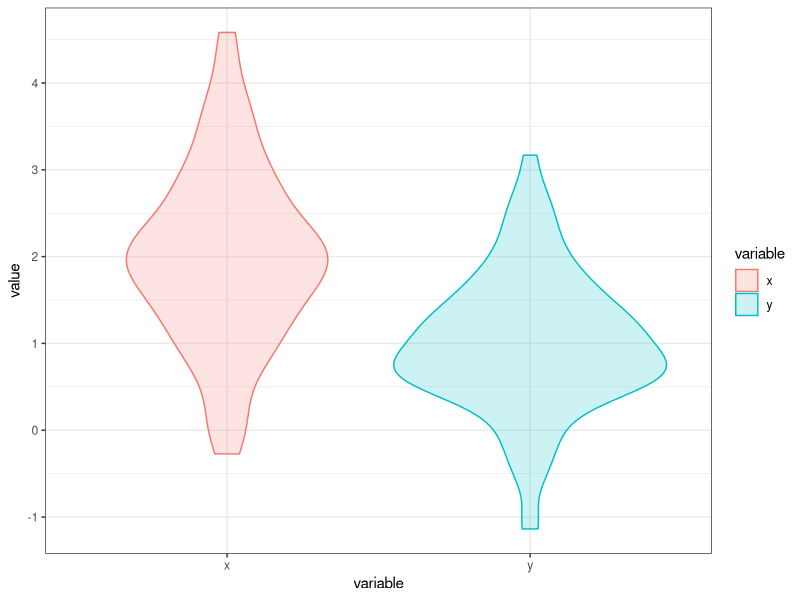
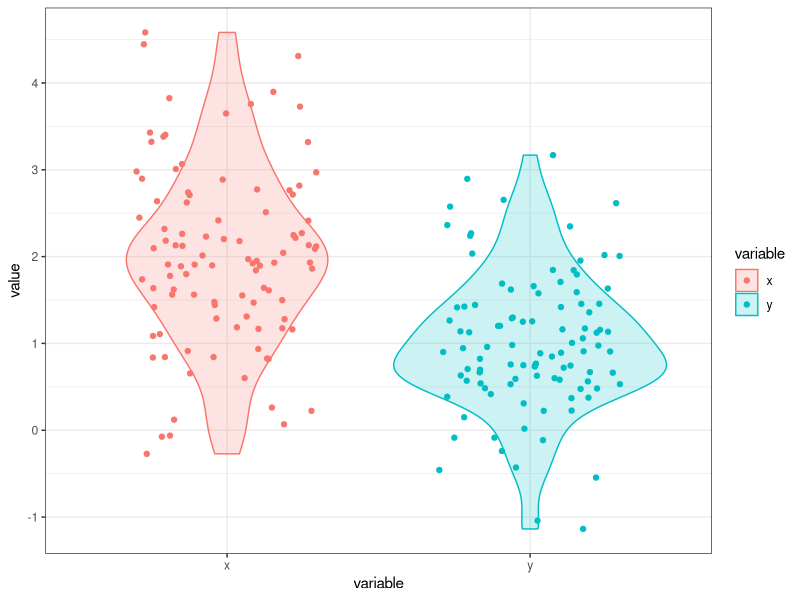
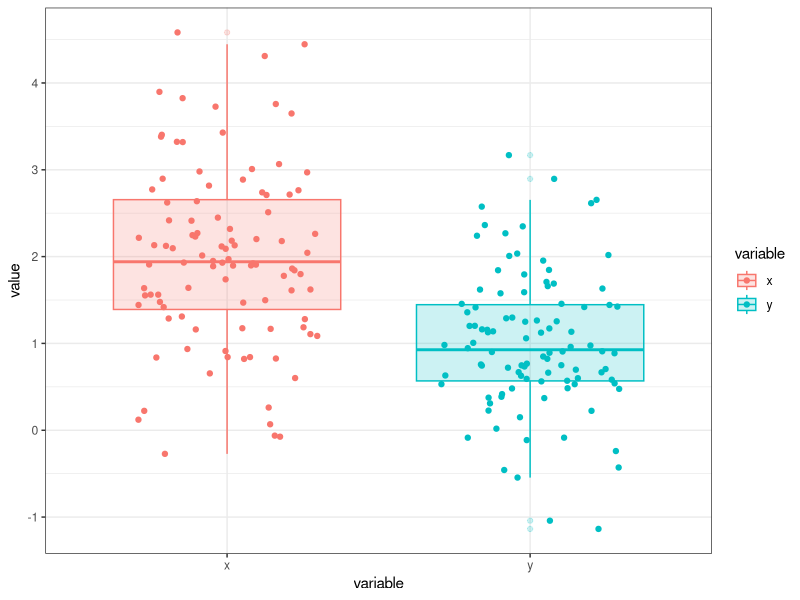
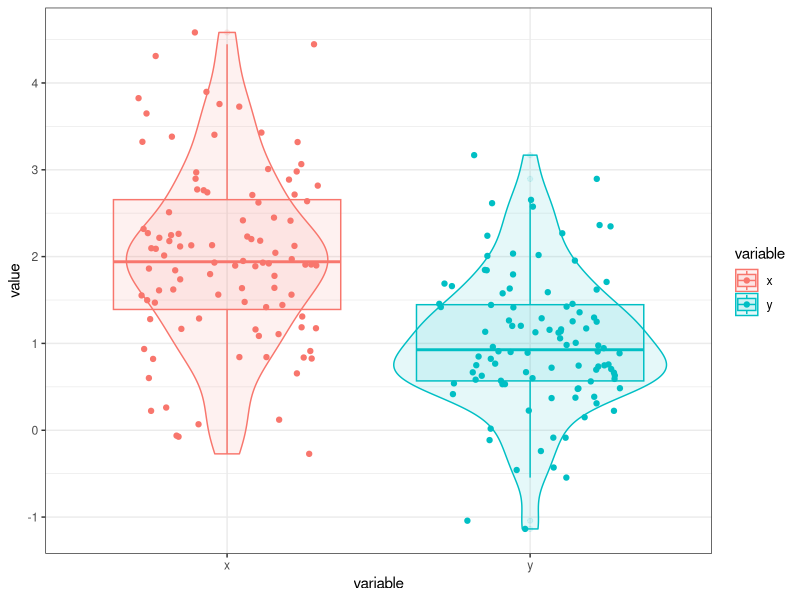
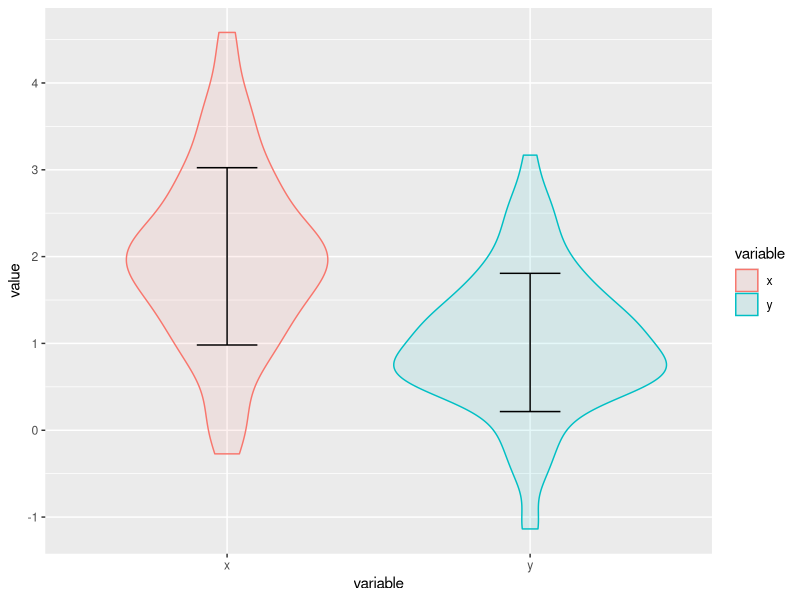

Source code (R) for these figures, in order:
library(tidyverse)
library(ggplot2)
library(reshape2)
library(car)
library(rstatix)

set.seed(100)
data <- data.frame(x = rnorm(100, 2, 1), y = rnorm(100, 1, 1))
data2 <- melt(data)

data3 <- lapply(data, function(x) get_summary_stats(data.frame(x)))
data3
# $x
# # A tibble: 1 x 13
# variable     n    min   max median    q1    q3   iqr   mad  mean    sd    se    ci
# <chr>    <dbl>  <dbl> <dbl>  <dbl> <dbl> <dbl> <dbl> <dbl> <dbl> <dbl> <dbl> <dbl>
#   1 x          100 -0.272  4.58   1.94  1.39  2.66  1.26 0.974  2.00  1.02 0.102 0.203
# 
# $y
# # A tibble: 1 x 13
# variable     n   min   max median    q1    q3   iqr   mad  mean    sd    se    ci
# <chr>    <dbl> <dbl> <dbl>  <dbl> <dbl> <dbl> <dbl> <dbl> <dbl> <dbl> <dbl> <dbl>
#   1 x          100 -1.14  3.17  0.927 0.568  1.45 0.878 0.648  1.01 0.796  0.08 0.158
data3 <- rbind(data3[[1]], data3[[2]])
data3[1] <- c("x", "y")

## Shapiro-Wilk normality test
lapply(data, function(x) shapiro.test(x))
# $x
# 
# Shapiro-Wilk normality test
# 
# data:  x
# W = 0.98836, p-value = 0.535
# 
# 
# $y
# 
# Shapiro-Wilk normality test
# 
# data:  x
# W = 0.98532, p-value = 0.3348



## Levene's Test
leveneTest(value~variable, data = data2)
# Levene's Test for Homogeneity of Variance (center = median)
#        Df F value  Pr(>F)  
# group   1  4.4476 0.03621 *
#       198                  
# ---
# Signif. codes:  0 ‘***’ 0.001 ‘**’ 0.01 ‘*’ 0.05 ‘.’ 0.1 ‘ ’ 1


t.test(value~variable, data = data2, var.equal = T)
# Two Sample t-test
# 
# data:  value by variable
# t = 7.6613, df = 198, p-value = 8.012e-13
# alternative hypothesis: true difference in means is not equal to 0
# 95 percent confidence interval:
#   0.7364913 1.2470521
# sample estimates:
#   mean in group x mean in group y 
# 2.002913        1.011141 

t.test(value~variable, data = data2, var.equal = F)
# Welch Two Sample t-test
# 
# data:  value by variable
# t = 7.6613, df = 186.92, p-value = 9.657e-13
# alternative hypothesis: true difference in means is not equal to 0
# 95 percent confidence interval:
#   0.7363983 1.2471452
# sample estimates:
#   mean in group x mean in group y 
# 2.002913        1.011141

wilcox.test(value~variable, data = data2)
# Wilcoxon rank sum test with continuity correction
# 
# data:  value by variable
# W = 7844, p-value = 3.711e-12
# alternative hypothesis: true location shift is not equal to 0


summary(aov(value~variable, data = data2))
# Df Sum Sq Mean Sq F value   Pr(>F)    
# variable      1  49.18   49.18    58.7 8.01e-13 ***
#   Residuals   198 165.90    0.84                     
# ---
#   Signif. codes:  0 ‘***’ 0.001 ‘**’ 0.01 ‘*’ 0.05 ‘.’ 0.1 ‘ ’ 1


ggplot(data2, aes(x = variable, y = value, color = variable, fill = variable)) +
  geom_violin(alpha = 0.2) +
  theme_bw()

ggplot(data2, aes(x = variable, y = value, color = variable, fill = variable)) +
  geom_violin(alpha = 0.2) +
  geom_point(position = position_jitter(0.3)) +
  theme_bw()

ggplot(data2, aes(x = variable, y = value, color = variable, fill = variable)) +
  geom_boxplot(alpha = 0.2) +
  geom_point(position = position_jitter(0.3)) +
  theme_bw()

ggplot(data2, aes(x = variable, y = value, color = variable, fill = variable)) +
  geom_violin(alpha = 0.1) +
  geom_boxplot(alpha = 0.1) +
  geom_point(position = position_jitter(0.3)) +
  theme_bw()

ggplot() +
  geom_violin(data = data2, aes(x = variable, y = value, color = variable, fill = variable), alpha = 0.1) +
  geom_errorbar(data = data3, aes(x = variable, ymin=mean-sd, ymax=mean+sd), width = 0.2)